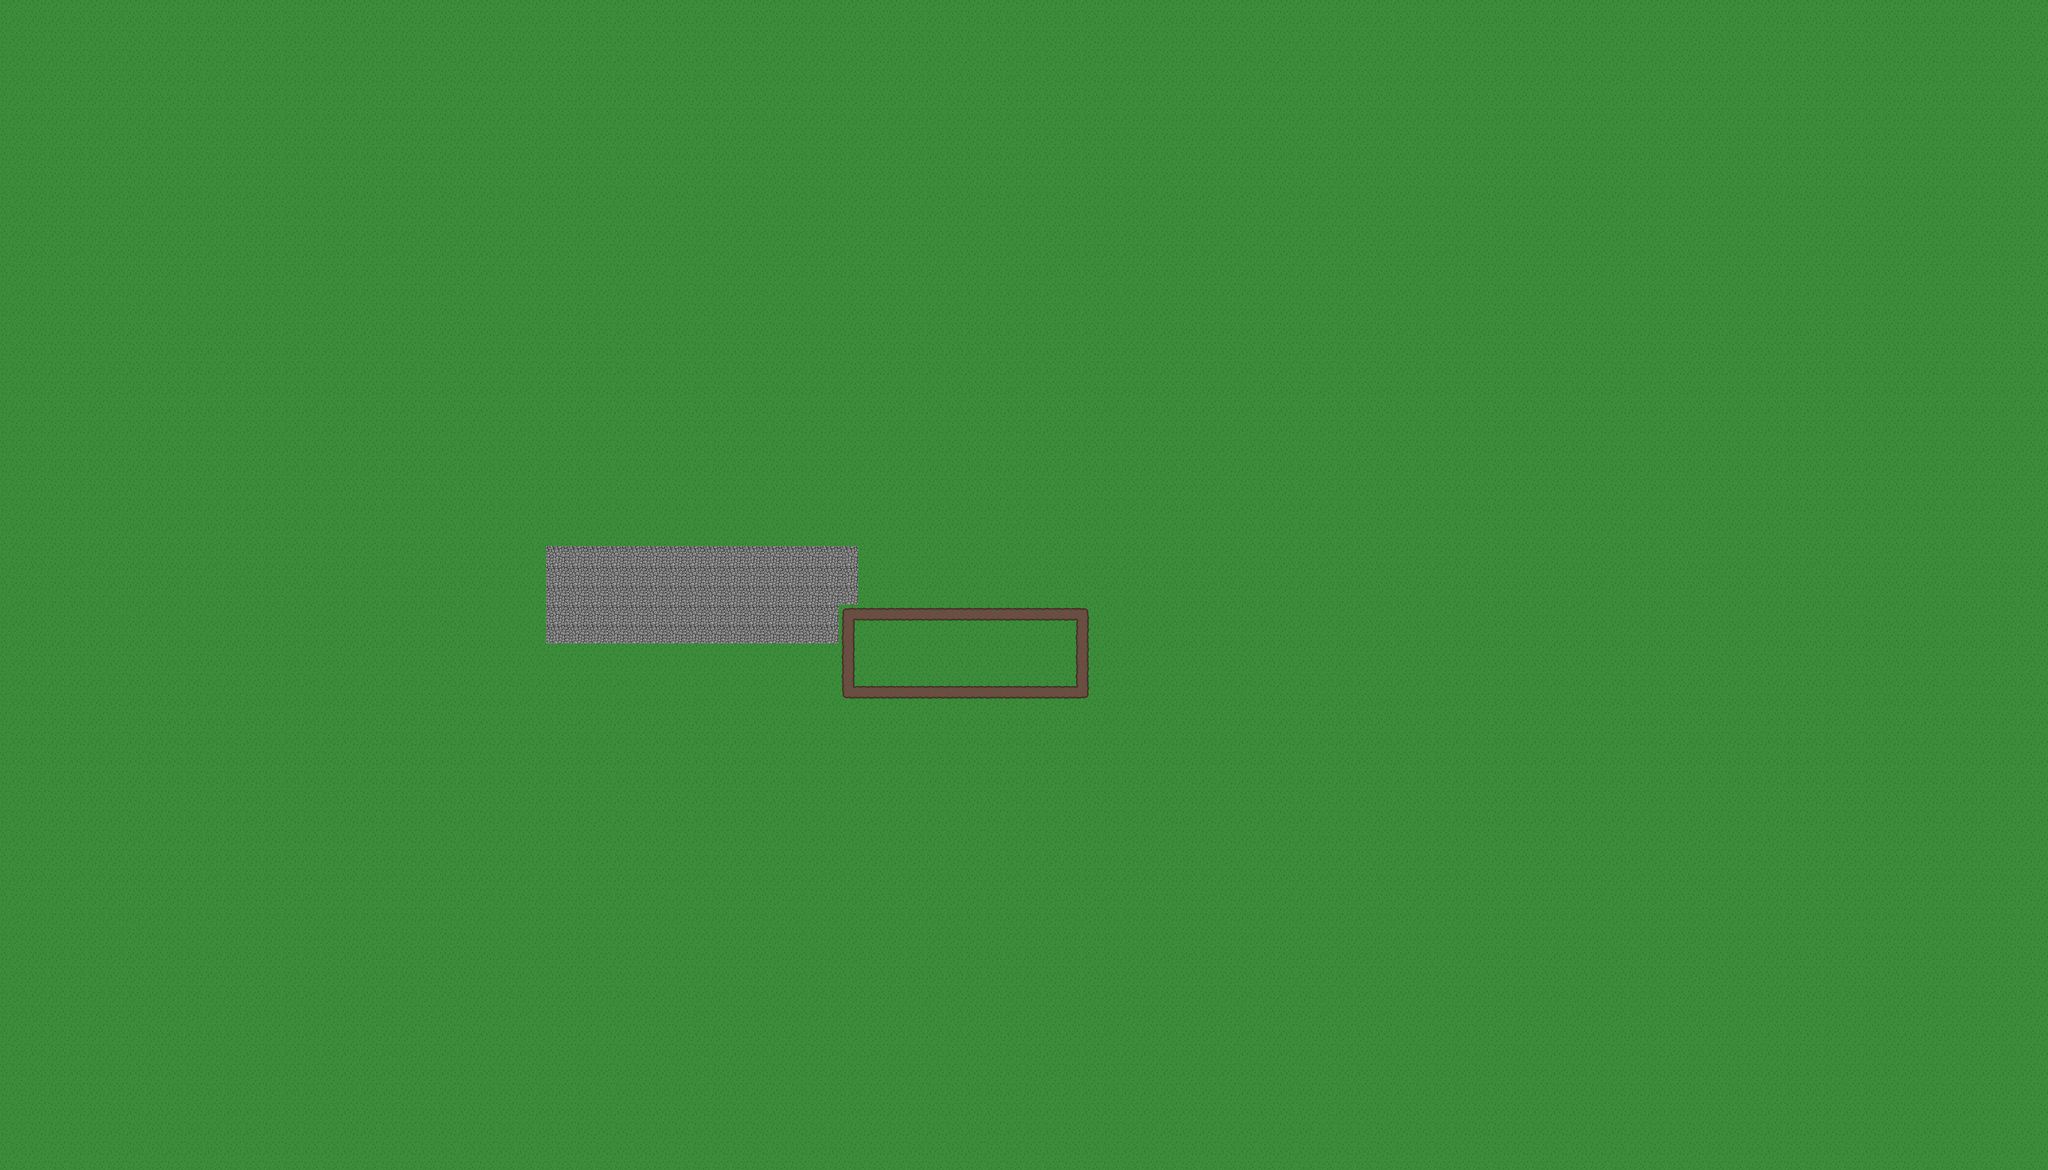

Tiled map render using the project's own tile images. Description and the map definition, with tile-layer contents summarised, below:
An orthogonal 105x60 tile map with 64x64 px tiles, 2 tile layers (ground, trail), 8 tilesets and 39 objects (10x tree_small, 5x empty, 3x blueberry, 2x stone, tree_big, ...).

<map version="1.10" tiledversion="1.10.2" orientation="orthogonal" renderorder="right-down" width="105" height="60" tilewidth="64" tileheight="64" infinite="0" nextlayerid="15" nextobjectid="114">
 <tileset firstgid="1" source="../tile_sets/ground.tsx" />
 <tileset firstgid="26" source="../tile_sets/bush.tsx" />
 <tileset firstgid="28" source="../tile_sets/tardis.tsx" />
 <tileset firstgid="29" source="../tile_sets/statue.tsx" />
 <tileset firstgid="31" source="../tile_sets/house.tsx" />
 <tileset firstgid="34" source="../tile_sets/tree.tsx" />
 <tileset firstgid="36" source="../tile_sets/stone.tsx" />
 <tileset firstgid="38" source="../tile_sets/collision.tsx" />
 <layer id="1" name="ground" width="105" height="60">
  <data>[6300 cells, 6300 non-empty, 1 distinct tile ids]</data>
 </layer>
 <layer id="3" name="trail" width="105" height="60">
  <data>[6300 cells, 110 non-empty, 7 distinct tile ids]</data>
 </layer>
 <objectgroup id="9" name="tree">
  <object id="76" name="tree_big" gid="35" x="2752" y="2560" width="201" height="229" />
  <object id="77" name="tree_small" gid="34" x="2624" y="2176" width="56" height="109" />
  <object id="78" name="tree_small" gid="34" x="2688" y="2176" width="56" height="109" />
  <object id="79" name="tree_small" gid="34" x="2560" y="2176" width="56" height="109" />
  <object id="80" name="tree_small" gid="34" x="2496" y="2176" width="56" height="109" />
  <object id="81" name="tree_small" gid="34" x="2432" y="2176" width="56" height="109" />
  <object id="82" name="tree_small" gid="34" x="2432" y="2240" width="56" height="109" />
  <object id="83" name="tree_small" gid="34" x="2496" y="2240" width="56" height="109" />
  <object id="84" name="tree_small" gid="34" x="2560" y="2240" width="56" height="109" />
  <object id="85" name="tree_small" gid="34" x="2624" y="2240" width="56" height="109" />
  <object id="86" name="tree_small" gid="34" x="2688" y="2304" width="56" height="109" />
 </objectgroup>
 <objectgroup id="5" name="bush">
  <object id="6" name="empty" gid="26" x="3392" y="2176" width="64" height="64" />
  <object id="7" name="empty" gid="26" x="3264" y="2176" width="64" height="64" />
  <object id="8" name="empty" gid="26" x="2880" y="2176" width="64" height="64" />
  <object id="9" name="empty" gid="26" x="3008" y="2176" width="64" height="64" />
  <object id="10" name="empty" gid="26" x="3136" y="2176" width="64" height="64" />
  <object id="11" name="blueberry" gid="27" x="3392" y="2176" width="64" height="64" />
  <object id="12" name="blueberry" gid="27" x="3136" y="2176" width="64" height="64" />
  <object id="13" name="blueberry" gid="27" x="2880" y="2176" width="64" height="64" />
 </objectgroup>
 <objectgroup id="6" name="buildings">
  <object id="14" name="tardis" gid="28" x="2880" y="1984" width="84" height="140" />
  <object id="39" name="house_1" gid="32" x="2581" y="1984" width="235" height="208" />
  <object id="41" name="house_2" gid="33" x="2368" y="1984" width="205" height="192" />
 </objectgroup>
 <objectgroup id="7" name="statue">
  <object id="15" name="monk" gid="29" x="3456" y="1984" width="119" height="127" />
  <object id="16" name="frog" gid="30" x="3328" y="1984" width="139" height="125" />
  <object id="101" name="stone" gid="37" x="2624" y="2432" width="64" height="39" />
  <object id="102" name="stone" gid="37" x="2560" y="2432" width="64" height="39" />
 </objectgroup>
 <objectgroup id="2" name="player">
  <object id="1" name="spawn" x="3200" y="1920">
   <point />
  </object>
 </objectgroup>
 <objectgroup id="13" name="water">
  <object id="56" x="3136" y="2368" width="448" height="128" />
 </objectgroup>
 <objectgroup id="14" name="map_limit">
  <object id="103" gid="38" x="3776" y="1984" width="64" height="64" />
  <object id="104" gid="38" x="3776" y="2048" width="64" height="64" />
  <object id="105" gid="38" x="3776" y="2112" width="64" height="64" />
  <object id="106" gid="38" x="3776" y="2176" width="64" height="64" />
  <object id="107" gid="38" x="3776" y="2240" width="64" height="64" />
  <object id="108" gid="38" x="3776" y="2304" width="64" height="64" />
  <object id="109" gid="39" x="3904" y="1984" width="21" height="64" />
  <object id="110" gid="39" x="3946.91" y="2048" width="21" height="64" />
  <object id="111" gid="39" x="3946.91" y="2112" width="21" height="64" />
  <object id="112" gid="40" x="3904.18" y="2240" width="64" height="20" />
  <object id="113" gid="40" x="3968.18" y="2240" width="64" height="20" />
 </objectgroup>
</map>
